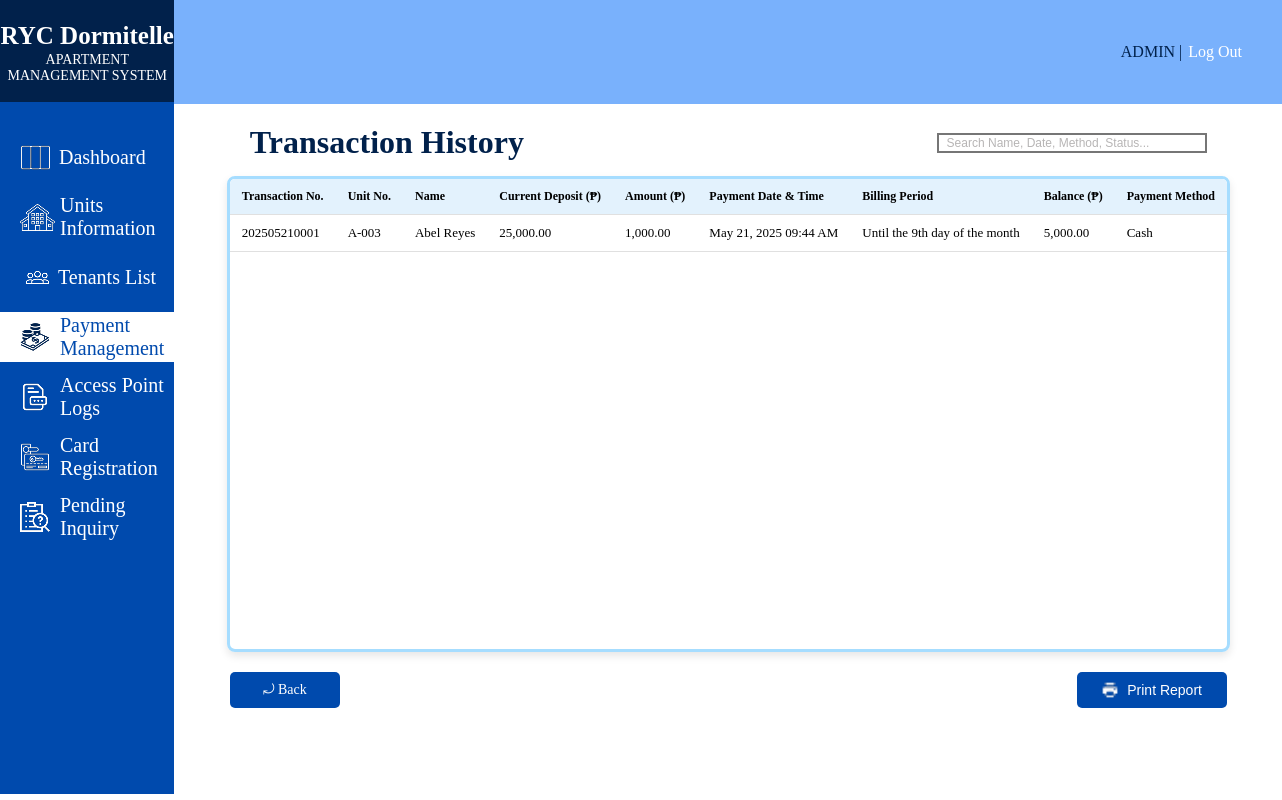
Page /TRANSACTIONHISTORY.php (signed in) on the committed database.
### tables this page shows
CREATE TABLE `payments` (
  `transaction_no` varchar(12) NOT NULL,
  `unit_no` varchar(10) NOT NULL,
  `tenant_ID` varchar(12) NOT NULL,
  `amount_paid` int(6) NOT NULL,
  `payment_date_time` timestamp NOT NULL DEFAULT current_timestamp() ON UPDATE current_timestamp(),
  `payment_status` varchar(15) NOT NULL,
  `payment_method` varchar(30) NOT NULL,
  `transaction_type` varchar(15) NOT NULL,
  `confirmation_status` varchar(15) NOT NULL,
  `source_id` varchar(100) NOT NULL
);

CREATE TABLE `tenant_unit` (
  `tenant_ID` varchar(12) NOT NULL,
  `unit_no` varchar(10) NOT NULL,
  `start_date` date NOT NULL,
  `end_date` date NOT NULL,
  `occupant_count` smallint(2) NOT NULL,
  `deposit` mediumint(6) NOT NULL,
  `balance` mediumint(6) NOT NULL,
  `payment_due` varchar(30) NOT NULL,
  `billing_period` varchar(31) NOT NULL,
  `status` varchar(10) NOT NULL
);

CREATE TABLE `tenants` (
  `tenant_ID` varchar(12) NOT NULL,
  `tenant_name` varchar(15) NOT NULL,
  `contact_number` varchar(13) NOT NULL,
  `email` varchar(30) NOT NULL,
  `emergency_contact_name` varchar(25) NOT NULL,
  `emergency_contact_num` varchar(13) NOT NULL,
  `tenant_image` varchar(255) NOT NULL
);

### TRANSACTIONHISTORY.php (the view, shortened to what this page needs)
<?php
require_once 'db_connect.php';
$result = null;
$query_error = "";
$sql = "SELECT payments.transaction_no, tenants.tenant_name, tenant_unit.unit_no, tenant_unit.deposit,
               payments.amount_paid, payments.payment_date_time, tenant_unit.billing_period,
               tenant_unit.balance AS current_tenant_unit_balance, /* Fetched actual balance */
               payments.payment_method, payments.payment_status
        FROM payments
        INNER JOIN tenants ON tenants.tenant_ID = payments.tenant_ID
        INNER JOIN tenant_unit ON tenant_unit.tenant_ID = tenants.tenant_ID
        WHERE payments.confirmation_status = 'confirmed'
        ORDER BY payments.payment_date_time DESC";
$query_exec_result = $conn->query($sql);
if ($query_exec_result === false) {
    $query_error = "Error fetching transaction history: " . $conn->error;
    error_log($query_error);
} else {
    $result = $query_exec_result;
}
$adminDisplayIdentifier = "ADMIN";
?>
<!DOCTYPE html>
<html lang="en">
<head>
</head>
<body>
    <div class="sideBar">
        <div class="systemTitle">
            <h1>RYC Dormitelle</h1>
            <p>APARTMENT MANAGEMENT SYSTEM</p>
        </div>
        <div class="sidebarContent">
            <div class="card">
                <a href="DASHBOARD.php" class="changeicon">
                    <img src="sidebarIcons/DashboardIconWht.png" alt="Dashboard Icon" class="DsidebarIcon" style="margin-right: 8px;">
                    Dashboard
                </a>
            </div>
            <div class="card">
                <a href="UNITSINFORMATION.php">
                    <img src="sidebarIcons/UnitsInfoIconWht.png" alt="Units Information Icon" class="UIsidebarIcon" style="margin-right: 5px;">
                    Units Information</a>
            </div>
            <div class="card">
                <a href="TENANTSLIST.php">
                    <img src="sidebarIcons/TenantsInfoIconWht.png" alt="Tenants Information Icon" class="THsidebarIcon" style="margin-right: 3px;">
                    Tenants List</a>
            </div>
            <div class="card">
                <a href="PAYMENTMANAGEMENT.php" style="background-color: #FFFF; color: #004AAD;">
                    <img src="sidebarIcons/PaymentManagementIcon.png" alt="Payment Management Icon" class="PMsidebarIcon" style="margin-right: 10px;">
                    Payment Management</a>
            </div>
            <div class="card">
                <a href="ACCESSPOINTLOGS.php">
                    <img src="sidebarIcons/AccesspointIconWht.png" alt="Access Point Logs Icon" class="APLsidebarIcon" style="margin-right: 10px;">
                    Access Point Logs</a>
            </div>
            <div class="card">
                <a href="CARDREGISTRATION.php">
                    <img src="sidebarIcons/CardregisterIconWht.png" alt="Card Registration Icon" class="CGsidebarIcon" style="margin-right: 10px;">
                    Card Registration</a>
            </div>
            <div class="card">
                <a href="PENDINGINQUIRY.php">
                    <img src="sidebarIcons/PendingInquiryIconWht.png" alt="Pending Inquiry Icon" class="PIsidebarIcon" style="margin-right: 10px;">
                    Pending Inquiry</a>
            </div>
        </div>
    </div>
        <div class="mainBody">
            <div class="header">
                <div class="headerContent">
                    <a href="ADMINPROFILE.php" class="adminTitle"><?php echo htmlspecialchars($adminDisplayIdentifier); ?></a>
                    <p class="adminLogoutspace"> | </p>
                    <a href="LOGIN.php" class="logOutbtn">Log Out</a>
                </div>
            </div>
            <div class="mainContent">
                <div class="transactionhistoryHead">
                    <h4>Transaction History</h4>
                    <input type="text" id="searchInput" placeholder="Search Name, Date, Method, Status..." class="searbar" oninput="searchTransactionHistory()">
                </div>
                <div class="table_container">
                    <div class="table-scroll">
                        <table id="transactionTable">
                            <thead>
                                <tr>
                                    <th>Transaction No.</th>
                                    <th>Unit No.</th>
                                    <th>Name</th>
                                    <th>Current Deposit (₱)</th>
                                    <th>Amount (₱)</th>
                                    <th>Payment Date & Time</th>
                                    <th>Billing Period</th>
                                    <th>Balance (₱)</th>
                                    <th>Payment Method</th>
                                </tr>
                            </thead>
                            <tbody>
                                <?php
                                if (!empty($query_error)) {
                                    echo "<tr><td colspan='10' style='color:red; text-align:center;'>" . htmlspecialchars($query_error) . "</td></tr>";
                                } elseif ($result && $result->num_rows > 0) {
                                    while($row = $result->fetch_assoc()) {
                                        $balance_display = $row['current_tenant_unit_balance'];
                                    ?>
                                        <tr>
                                            <td><?php echo htmlspecialchars($row['transaction_no']); ?></td>
                                            <td><?php echo htmlspecialchars($row['unit_no']); ?></td>
                                            <td><?php echo htmlspecialchars($row['tenant_name']); ?></td>
                                            <td><?php echo number_format((float)$row['deposit'], 2); ?></td>
                                            <td><?php echo number_format((float)$row['amount_paid'], 2); ?></td>
                                            <td><?php echo htmlspecialchars(date("M d, Y h:i A", strtotime($row['payment_date_time']))); ?></td>
                                            <td><?php echo htmlspecialchars($row['billing_period']); ?></td>
                                            <td><?php echo number_format((float)$balance_display, 2); ?></td>
                                            <td><?php echo htmlspecialchars($row['payment_method']); ?></td>
                                        </tr>
                                <?php
                                    }
                                } else {
                                    echo "<tr><td colspan='10' style='text-align:center;'>No transaction records found.</td></tr>";
                                }
                                ?>
                            </tbody>
                        </table>
                    </div>
                </div>
                  <div class="footbtnContainer">
                    <a href="PAYMENTMANAGEMENT.php" class="backbtn">⤾ Back</a>
                    <button class="addtenantbtn" onclick="generateTransactionPDF()">
                        <img src="otherIcons/printIcon.png" alt="Print Icon" class="printTransactionHistory">
                        Print Report
                    </button>
                </div>
            </div>
        </div>
</body>
</html>

### TRANSACTIONHISTORY.php (style rules this page uses)
body { display: flex; margin: 0; background-color: #FFFF; }
.sideBar { width: 450px; height: 100%; background-color: #01214B; }
.systemTitle { text-align: center; height: 10vh; padding-bottom: 5.3px; }
.systemTitle h1 { font-size: 25px; font-family: Inria Serif; align-items: center; position: relative; top: 5px; color: #FFFF; }
.systemTitle p { font-size: 14px; font-family: Inria Serif; position: relative; bottom: 10px; color: #FFFF; }
.sidebarContent { padding-top: 20px; height: 84vh; background-color: #004AAD; display: block; }
.card { width: 100%; height: 50px; display: flex; margin: 10px 0px 10px; align-items: center; justify-content: center; }
.card a { margin: auto 0px auto 0px; font-size: 20px; padding-left: 20px; font-weight: 500; display: flex; text-decoration: none; align-items: center; height: 100%; width: 100%; background-color: #004AAD; color: white; }
.mainBody { width: 100vw; height: 100%; background-color: white; }
.header { height: 13vh; width: 100%; background-color: #79B1FC; display: flex; justify-content: end; align-items: center; }
.headerContent { margin-right: 40px; display: flex; justify-content: center; align-items: center; }
.adminTitle { font-size: 16px; color: #01214B; position: relative; text-decoration: none; }
.adminLogoutspace { font-size: 16px; color: #01214B; position: relative; text-decoration: none; }
.logOutbtn { font-size: 16px; color: #FFFF; position: relative; margin-left: 2px; text-decoration: none; }
.mainContent { height: calc(100% - 13vh); width: 100%; margin: 0px auto; background-color: #FFFF; padding-top: 20px; overflow-y: auto; }
.transactionhistoryHead { display: flex; justify-content: space-between; width: calc(90% - 40px); align-items: center; margin: 0 auto 15px auto; }
.transactionhistoryHead h4 { color: #01214B; font-size: 32px; margin-top: 0; margin-bottom: 0; }
.searbar { height: 20px; width: 270px; border-style: solid; font-size: 12px; padding: 5px 8px; box-sizing: border-box; }
::placeholder { color: #B7B5B5; opacity: 1; }
.table_container { max-width: 90%; margin: 0 auto; border: 3px solid #A6DDFF; border-radius: 8px; height: 470px; */ max-height: 470px; overflow: hidden; box-shadow: 0 4px 8px rgba(0,0,0,0.1); }
.table-scroll { height: 100%; overflow-y: auto; overflow-x: auto; scrollbar-width: none; }
table { width: 100%; border-collapse: collapse; background-color: white; }
th, td { padding: 10px 12px; text-align: left; border-bottom: 1px solid #e0e0e0; font-size: 13px; white-space: nowrap; }
th { background-color: #e3f2fd; font-weight: bold; position: sticky; top: 0; z-index: 1; font-size: 12px; }
.footbtnContainer { width: 90%; margin: 20px auto 0 auto; display: flex; justify-content: space-between; align-items: center; }
.backbtn { height: 36px; width: 110px; display: flex; align-items: center; justify-content: center; background-color: #004AAD; color: #FFFFFF; text-decoration: none; border-radius: 5px; font-size: 14px; }
button.addtenantbtn { background-color: #004AAD; color: white; border: none; border-radius: 5px; height: 36px; padding: 0 15px; display: flex; align-items: center; justify-content: center; font-size: 14px; cursor: pointer; min-width: 150px; }
.printTransactionHistory { height: 18px; width: 18px; margin-right: 8px; }

### rows in the picture
payments: transaction_no "202505210001", tenant_unit.unit_no "A-003", tenant_ID.tenant_name "Abel Reyes", tenant_unit.deposit "25,000.00", amount_paid "1,000.00", payment_date_time "May 21, 2025 09:44 AM", tenant_unit.billing_period "Until the 9th day of the month", tenant_unit.balance "5,000.00", payment_method "Cash"

### other values in the picture
$adminDisplayIdentifier "ADMIN"
